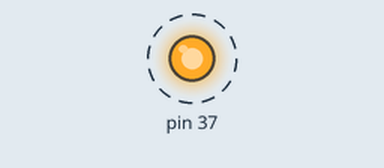
The program below on a simulated Raspberry Pi (header pin numbers). On the bench: output pins drawn as LEDs (lit = HIGH). Dashed ring = blinking. At 5.0 s the program stops and its outputs stay as they are.

Above: at 0.2 s.
Timing chart, 0 to 3.0 s (numbered marks = the images above):
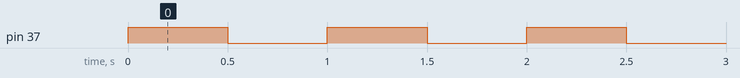

The program:

blinkLED.py
```python
import RPi.GPIO as GPIO
import time
#blinking function
def blink(pin):
	GPIO.output(pin,GPIO.HIGH)
	time.sleep(0.5)
	GPIO.output(pin,GPIO.LOW)
	time.sleep(0.5)
	return
#to use raspberry pi board pin numbers
GPIO.setmode(GPIO.BOARD)
#set the output channel
GPIO.setup(37,GPIO.OUT)
#blink GPIO26 50 times
for i in range (0,5):
	blink(37)
GPIO.cleanup()
```

Measured:
- by itself, pin 37: alternates HIGH for 0.50 s and LOW for 0.50 s, 10 changes in all, then stays LOW
